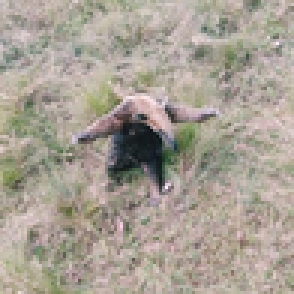
#> input picture exercises/cesan.png, 98 x 98 px (shown 3 times larger)
$ python guardar.py
#> lines starting #> are read from the running program, lines starting #| are printed output that depends on the picture
# Importamos las librerias
import cv2
import numpy as np
import matplotlib.pyplot as plt
from IPython.display import Image  #Libreria util para guardar las img


# Imagen
# Vamos a crear nuestra matriz principal
img = cv2.imread("cesan.png")
#> img is the input picture: shape (98, 98, 3); mean B, G, R 148.2, 159.5, 167.4
# Corregimos
img = cv2.cvtColor(img, cv2.COLOR_BGR2RGB)
print(img)
#> (printed output is left out)

# Extraemos los canales
R,G,B = cv2.split(img)
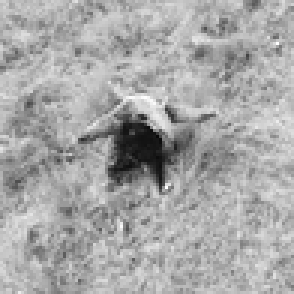
#> R: shape (98, 98) (shown 3 times larger); min 8, max 255, mean 167.4
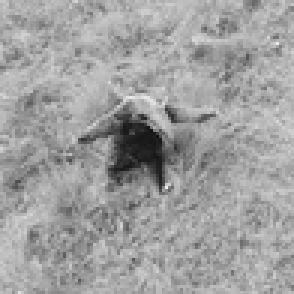
#> G: shape (98, 98) (shown 3 times larger); min 18, max 237, mean 159.5
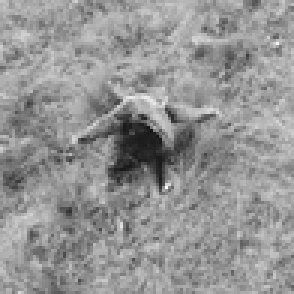
#> B: shape (98, 98) (shown 3 times larger); min 20, max 253, mean 148.2


# Mostramos nuestros canales
#> (the run stopped early here; a loop or call above may not have finished)

$ run again, with exercises/fondo.png copied over exercises/cesan.png
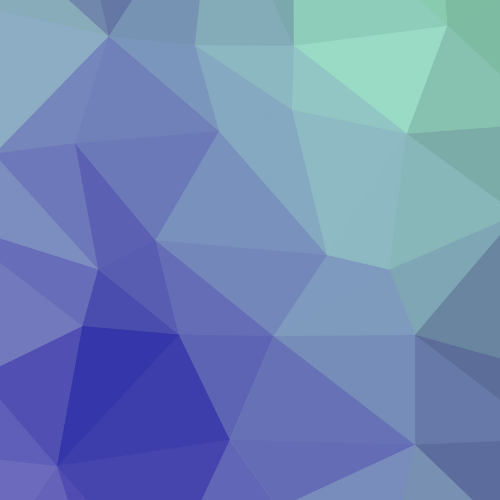
#> input picture exercises/fondo.png, 500 x 500 px
#> img is the input picture: shape (500, 500, 3); mean B, G, R 182.6, 136.8, 112.7
#> (printed output is left out)
#> `R,G,B = cv2.split(img)`:
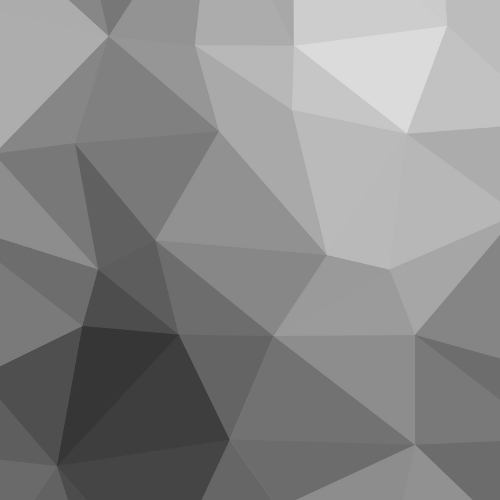
#> G: shape (500, 500); min 52, max 220, mean 136.8
#> `R,G,B = cv2.split(img)`:
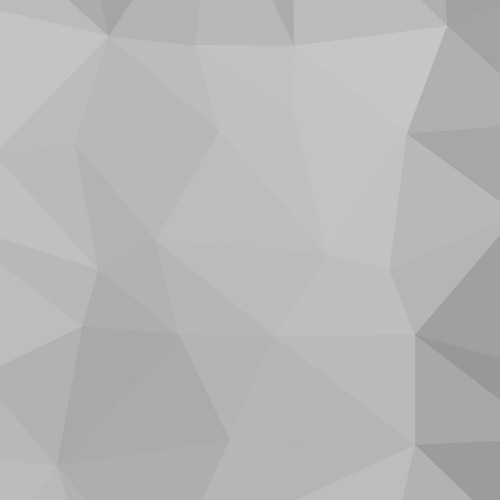
#> B: shape (500, 500); min 151, max 199, mean 182.6
